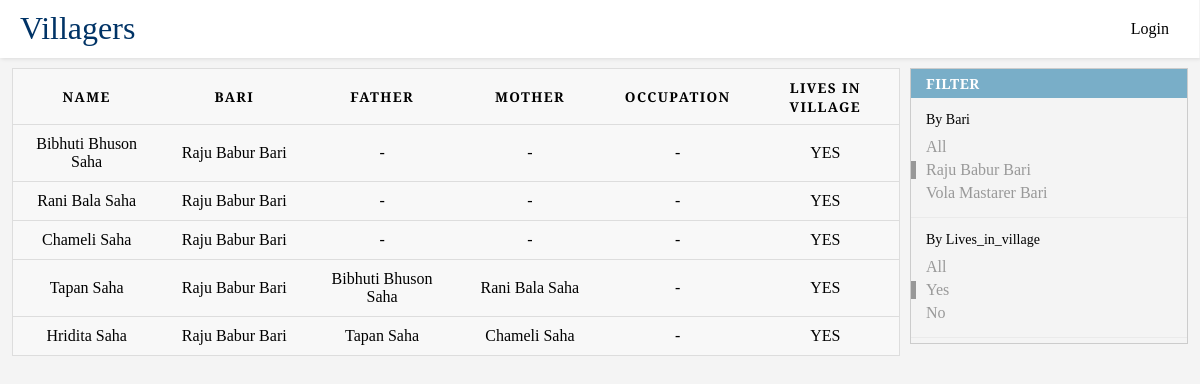
Page /?lives_in_village=Yes&bari=Raju Babur Bari on the committed database.
### villagers/models.py (models this page shows)
class Bari(models.Model):
    name = models.CharField(max_length=50, null=False)
    def __str__(self):
        return self.name

class Villager(models.Model):
    name = models.CharField(max_length=50, blank=False, null=False, help_text="গ্রামের বাইরের লোক যুক্ত করবেন না")
    bari = models.ForeignKey('Bari', on_delete=models.SET_DEFAULT, default=None)
    highest_education = models.CharField(max_length=20, blank=True, null=True)
    highest_education_institute = models.CharField(max_length=100, blank=True, null=True)
    occupation = models.CharField(max_length=100, blank=True, null=True, help_text='পেশা')
    marital_status_option = (
        (None, ''),
        ('Married', 'Married'),
        ('Unmarried', 'Unmarried'),
    )
    marital_status = models.CharField(
        max_length=10,
        choices=marital_status_option,
        blank=False,
        default='',
        help_text='বিবাহিত',
    )
    sex_option = (
        (None, ''),
        ('Male', 'Male'),
        ('Female', 'Female'),
    )
    sex = models.CharField(
        max_length=10,
        choices=sex_option,
        blank=False,
        default='',
        help_text='লিঙ্গ',
    )
    lives_in_villager_option = (
        (None, ''),
        ('Yes', 'Yes'),
        ('No', 'No'),
    )
    lives_in_village = models.CharField(
        max_length=10,
        choices=lives_in_villager_option,
        blank=False,
        default='',
        help_text='বর্তমানে গ্রামে থাকেন?',
    )
    alive_option = (
        (None, ''),
        ('Alive', 'Alive'),
        ('Dead', 'Dead'),
    )
    alive = models.CharField(
        max_length=10,
        choices=alive_option,
        blank=False,
        default='',
        help_text='জীবিত আছেন?',
    )
    father = models.ForeignKey('self', on_delete=models.SET_DEFAULT, default=None, blank=True, null=True, help_text='গ্রামের হলে যুক্ত করুন', related_name='father_name')
    mother = models.ForeignKey('self', on_delete=models.SET_DEFAULT, default=None, blank=True, null=True, help_text='গ্রামের হলে যুক্ত করুন', related_name="mother_name")
    grand_father = models.ForeignKey('self', on_delete=models.SET_DEFAULT, default=None, blank=True, null=True, help_text='গ্রামের হলে যুক্ত করুন', related_name='grand_father_name')
    grand_mother = models.ForeignKey('self', on_delete=models.SET_DEFAULT, default=None, blank=True, null=True, help_text='গ্রামের হলে যুক্ত করুন', related_name="grand_mother_name")
    spouse = models.ForeignKey('self', on_delete=models.SET_DEFAULT, default=None, blank=True, null=True, help_text='গ্রামের হলে যুক্ত করুন')
    def __str__(self):
        return self.name
    def get_absolute_url(self):
        return reverse('villager-details', args=[str(self.id)])

### villagers/views.py (the view)
# urls.py: path('', views.index, name='villagers-list'),
def index(request):
    bari = request.GET.get('bari')
    lives_in_village = request.GET.get('lives_in_village')
    villager_list = Villager.objects.all()
    if bari:
        villager_list = villager_list.filter(bari__name=bari)
    if lives_in_village:
        villager_list = villager_list.filter(lives_in_village=lives_in_village)
    page = request.GET.get('page', 1)
    paginator = Paginator(villager_list, 5)
    try:
        villagers = paginator.page(page)
    except PageNotAnInteger:
        villagers = paginator.page(1)
    except EmptyPage:
        villagers = paginator.page(paginator.num_pages)
    bari_list = Bari.objects.all()
    lives_in_village_list = Villager.objects.values('lives_in_village').distinct()
    print(lives_in_village_list)
    print(bari_list)
    context = {
        'villager_list': villagers,
        'bari_list': bari_list,
        'lives_in_village_list': lives_in_village_list
    }
    return render(request, 'villagers/villagers_list.html', context=context)

### villagers/templatetags/villager_custom_template_tag.py (called while the page is built)
@register.simple_tag(takes_context=True)
def replace_query_parameter(context, field, value):
    dict_ = context['request'].GET.copy()
    dict_[field] = value
    return urlencode(dict_, quote_via=quote)

@register.simple_tag(takes_context=True)
def remove_query_parameter(context, field):
    dict_ = context['request'].GET.copy()
    del dict_[field]
    return urlencode(dict_, quote_via=quote)

### villagers/templates/villagers/villagers_list.html (shortened to what this page needs)
{% extends 'base_generic.html' %}
{% load static %}
{% load villager_custom_template_tag %}
{% block content %}
    <link href="{% static 'villagers/css/filter.css' %}" rel="stylesheet">
    <link href="{% static 'villagers/css/villager_table_list.css' %}" rel="stylesheet">
    <link href="{% static 'villagers/css/pagination.css' %}" rel="stylesheet">
    <div class="filter">
        <h2>Filter</h2>
        <h3> By Bari </h3>
            <ul>
                {% if request.GET.bari %}
                    <li>
                        <a href="?{% remove_query_parameter 'bari' %}">All </a>
                    </li>
                {% else %}
                    <li class="selected">
                        <a href="{{ request.get_full_path }}">All </a>
                    </li>
                {% endif %}
                {% for bari in bari_list %}
                    {% if request.GET %}
                        {% if request.GET.bari %}
                            {% if request.GET.bari == bari.name %}
                                <li class="selected">
                                    <a href="{{ request.get_full_path }}">{{ bari.name }} </a>
                                </li>
                            {% else %}
                                <li>
                                    <a href="?{% replace_query_parameter 'bari' bari.name %}">{{ bari.name }} </a>
                                </li>
                            {% endif %}
                        {% else %}
                            <li>
                                <a href="{{ request.get_full_path }}&bari={{ bari.name }}" >{{ bari.name }} </a>
                            </li>
                        {% endif %}
                    {% else %}
                        <li>
                            <a href="{{ request.get_full_path }}?bari={{ bari.name }}" >{{ bari.name }}</a>
                        </li>
                    {% endif %}
                {% endfor %}
            </ul>
        <h3> By lives_in_village </h3>
            <ul>
                {% if request.GET.lives_in_village %}
                    <li>
                        <a href="?{% remove_query_parameter 'lives_in_village' %}">All </a>
                    </li>
                {% else %}
                    <li class="selected">
                        <a href="{{ request.get_full_path }}">All </a>
                    </li>
                {% endif %}
                {% for lives_in_village in lives_in_village_list %}
                    {% if request.GET %}
                        {% if request.GET.lives_in_village %}
                            {% if request.GET.lives_in_village == lives_in_village.lives_in_village %}
                                <li class="selected">
                                    <a href="{{ request.get_full_path }}">{{ lives_in_village.lives_in_village }} </a>
                                </li>
                            {% else %}
                                <li>
                                    <a href="?{% replace_query_parameter 'lives_in_village' lives_in_village.lives_in_village %}">{{ lives_in_village.lives_in_village }} </a>
                                </li>
                            {% endif %}
                        {% else %}
                            <li>
                                <a href="{{ request.get_full_path }}&lives_in_village={{ lives_in_village.lives_in_village }}" >{{ lives_in_village.lives_in_village }} </a>
                            </li>
                        {% endif %}
                    {% else %}
                        <li>
                            <a href="{{ request.get_full_path }}?lives_in_village={{ lives_in_village.lives_in_village }}" >{{ lives_in_village.lives_in_village }}</a>
                        </li>
                    {% endif %}
                {% endfor %}
            </ul>
    </div>
    <table>
        <thead>
        <tr>
          <th scope="col">NAME</th>
          <th scope="col">BARI</th>
          <th scope="col">FATHER</th>
          <th scope="col">MOTHER</th>
          <th scope="col">OCCUPATION</th>
          <th scope="col">LIVES IN VILLAGE</th>
        </tr>
        </thead>
        <tbody>
        {% for villager in villager_list %}
            <tr>
                <td data-label="NAME">
                    <a href="{{ villager.get_absolute_url }}" >{{ villager.name }} </a>
                </td>
                <td data-label="BARI">{{ villager.bari }}</td>
                <td data-label="FATHER">
                    {% if villager.father %}
                        <a href="{{ villager.father.get_absolute_url }}" >{{ villager.father }}</a>
                    {% else %}
                        -
                    {% endif %}
                </td>
                <td data-label="MOTHER">
                    {% if villager.mother %}
                        <a href="{{ villager.mother.get_absolute_url }}" >{{ villager.mother }}</a>
                    {% else %}
                        -
                    {% endif %}
                </td>
                <td data-label="OCCUPATION">
                    {% if villager.occupation in none %}
                        {{ villager.occupation }}
                    {% else %}
                        -
                    {% endif %}
                </td>
                <td data-label="LIVES IN VILLAGE">
                    {% if villager.lives_in_village %}
                        YES
                    {% else %}
                        NO
                    {% endif %}
                </td>
            </tr>
        {% endfor %}
        </tbody>
    </table>
{% endblock %}

### villagers/static/villagers/css/header.css (style rules this page uses)
body { margin: 0; font-family: 'Droid Serif', serif; background-color: #f4f4f4; }
a { color: #000; }

### villagers/static/villagers/css/filter.css (style rules this page uses)
.filter { width: 23%; border: 1px solid #ccc; right: 0; margin-right: 1%; text-transform: capitalize; position: fixed; }
.filter h2 { font-size: 14px; text-transform: uppercase; letter-spacing: 0.5px; padding: 5px 15px; margin-bottom: 12px; border-bottom: none; background: #79aec8; color: #fff; margin-top: 0; }
.filter h3 { font-weight: 400; font-size: 14px; padding: 0 15px; margin-bottom: 10px; }
.filter ul { margin: 5px 0; padding: 0 15px 15px; border-bottom: 1px solid #eaeaea; }
.filter li { list-style-type: none; margin: 5px 0 0 0; padding-left: 0; }
.filter li.selected { border-left: 5px solid #989898; padding-left: 10px; margin-left: -15px; }
.filter a { display: block; color: #999; text-overflow: ellipsis; overflow-x: hidden; text-decoration: none; }

### villagers/static/villagers/css/villager_table_list.css (style rules this page uses)
table { border: 1px solid #ccc; border-collapse: collapse; margin-left: 1%; padding: 0; width: 74%; table-layout: fixed; }
table tr { background-color: #f8f8f8; border: 1px solid #ddd; padding: .35em; }
table th, table td { padding: .625em; text-align: center; }
table td a { text-decoration: none; }
table th { font-size: .85em; letter-spacing: .1em; text-transform: uppercase; }

### rows in the picture
Bari: name "Raju Babur Bari"
Bari: name "Vola Mastarer Bari"
Villager: name "Bibhuti Bhuson Saha", bari "Raju Babur Bari", lives_in_village "YES"
Villager: name "Rani Bala Saha", bari "Raju Babur Bari", lives_in_village "YES"
Villager: name "Chameli Saha", bari "Raju Babur Bari", lives_in_village "YES"
Villager: name "Tapan Saha", bari "Raju Babur Bari", father "Bibhuti Bhuson Saha", mother "Rani Bala Saha", lives_in_village "YES"
Villager: name "Hridita Saha", bari "Raju Babur Bari", father "Tapan Saha", mother "Chameli Saha", lives_in_village "YES"

### other values in the picture
{{ lives_in_village.lives_in_village }} "Yes"
{{ lives_in_village.lives_in_village }} "No"
